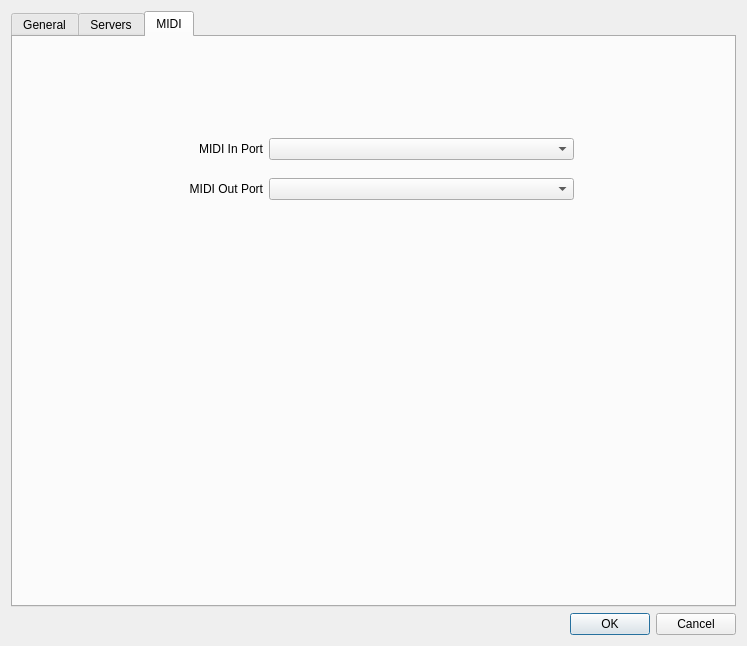
<?xml version="1.0" encoding="UTF-8"?>
<ui version="4.0">
 <class>SettingsDialog</class>
 <widget class="QDialog" name="SettingsDialog">
  <property name="geometry">
   <rect>
    <x>0</x>
    <y>0</y>
    <width>747</width>
    <height>646</height>
   </rect>
  </property>
  <property name="windowTitle">
   <string>Settings</string>
  </property>
  <property name="windowIcon">
   <iconset>
    <normalon>:/Images/extras_configure.png</normalon>
   </iconset>
  </property>
  <layout class="QVBoxLayout" name="verticalLayout_2">
   <item>
    <widget class="QTabWidget" name="tabWidgetSettings">
     <property name="enabled">
      <bool>true</bool>
     </property>
     <property name="currentIndex">
      <number>2</number>
     </property>
     <widget class="QWidget" name="General">
      <property name="enabled">
       <bool>false</bool>
      </property>
      <attribute name="title">
       <string>General</string>
      </attribute>
     </widget>
     <widget class="QWidget" name="Servers">
      <attribute name="title">
       <string>Servers</string>
      </attribute>
      <widget class="QWidget" name="layoutWidget">
       <property name="geometry">
        <rect>
         <x>9</x>
         <y>9</y>
         <width>280</width>
         <height>78</height>
        </rect>
       </property>
       <layout class="QVBoxLayout" name="verticalLayout">
        <item>
         <layout class="QHBoxLayout" name="horizontalLayout_4">
          <item>
           <layout class="QVBoxLayout" name="fieldAddress">
            <item>
             <widget class="QLabel" name="labelAddress">
              <property name="text">
               <string>Address:</string>
              </property>
              <property name="alignment">
               <set>Qt::AlignLeading|Qt::AlignLeft|Qt::AlignTop</set>
              </property>
             </widget>
            </item>
            <item>
             <widget class="QLineEdit" name="edtHost">
              <property name="text">
               <string>127.0.0.1</string>
              </property>
             </widget>
            </item>
           </layout>
          </item>
          <item>
           <layout class="QVBoxLayout" name="fieldPort">
            <item>
             <widget class="QLabel" name="labelPort">
              <property name="text">
               <string>Port:</string>
              </property>
              <property name="alignment">
               <set>Qt::AlignLeading|Qt::AlignLeft|Qt::AlignTop</set>
              </property>
             </widget>
            </item>
            <item>
             <widget class="QLineEdit" name="edtPort">
              <property name="text">
               <string>5250</string>
              </property>
             </widget>
            </item>
           </layout>
          </item>
         </layout>
        </item>
        <item>
         <widget class="QCheckBox" name="chkAutoConnect">
          <property name="text">
           <string>Connect automatically</string>
          </property>
         </widget>
        </item>
       </layout>
      </widget>
      <widget class="QTreeWidget" name="treeWidgetDevice">
       <property name="geometry">
        <rect>
         <x>80</x>
         <y>100</y>
         <width>551</width>
         <height>381</height>
        </rect>
       </property>
       <column>
        <property name="text">
         <string>Id</string>
        </property>
       </column>
       <column>
        <property name="text">
         <string>Icon</string>
        </property>
       </column>
       <column>
        <property name="text">
         <string>Name</string>
        </property>
       </column>
       <column>
        <property name="text">
         <string>Address</string>
        </property>
       </column>
       <column>
        <property name="text">
         <string>Port</string>
        </property>
       </column>
       <column>
        <property name="text">
         <string>Description</string>
        </property>
       </column>
       <column>
        <property name="text">
         <string>Username</string>
        </property>
       </column>
       <column>
        <property name="text">
         <string>Password</string>
        </property>
       </column>
       <column>
        <property name="text">
         <string>Version</string>
        </property>
       </column>
       <column>
        <property name="text">
         <string>Shadow</string>
        </property>
       </column>
       <column>
        <property name="text">
         <string>Channels</string>
        </property>
       </column>
       <column>
        <property name="text">
         <string>Channel Formats</string>
        </property>
       </column>
       <column>
        <property name="text">
         <string>Preview Channel</string>
        </property>
       </column>
       <column>
        <property name="text">
         <string>Locked Channel</string>
        </property>
       </column>
      </widget>
      <widget class="QToolButton" name="toolButtonAddDevice">
       <property name="geometry">
        <rect>
         <x>80</x>
         <y>510</y>
         <width>33</width>
         <height>22</height>
        </rect>
       </property>
       <property name="minimumSize">
        <size>
         <width>33</width>
         <height>22</height>
        </size>
       </property>
       <property name="font">
        <font>
         <weight>75</weight>
         <bold>true</bold>
        </font>
       </property>
       <property name="toolTip">
        <string>Add CasparCG Server</string>
       </property>
       <property name="icon">
        <iconset>
         <normalon>:/Graphics/Images/Add.png</normalon>
        </iconset>
       </property>
      </widget>
      <widget class="QToolButton" name="toolButtonRemoveDevice">
       <property name="geometry">
        <rect>
         <x>120</x>
         <y>510</y>
         <width>33</width>
         <height>22</height>
        </rect>
       </property>
       <property name="minimumSize">
        <size>
         <width>33</width>
         <height>22</height>
        </size>
       </property>
       <property name="font">
        <font>
         <weight>75</weight>
         <bold>true</bold>
        </font>
       </property>
       <property name="toolTip">
        <string>Remove CasparCG Server</string>
       </property>
       <property name="icon">
        <iconset>
         <normalon>:/Graphics/Images/Remove.png</normalon>
        </iconset>
       </property>
      </widget>
     </widget>
     <widget class="QWidget" name="Midi">
      <attribute name="title">
       <string>MIDI</string>
      </attribute>
      <widget class="QWidget" name="layoutWidget_2">
       <property name="geometry">
        <rect>
         <x>150</x>
         <y>100</y>
         <width>411</width>
         <height>24</height>
        </rect>
       </property>
       <layout class="QHBoxLayout" name="inPortLayout">
        <item>
         <widget class="QLabel" name="inPortLabel">
          <property name="sizePolicy">
           <sizepolicy hsizetype="Fixed" vsizetype="Preferred">
            <horstretch>0</horstretch>
            <verstretch>0</verstretch>
           </sizepolicy>
          </property>
          <property name="minimumSize">
           <size>
            <width>100</width>
            <height>0</height>
           </size>
          </property>
          <property name="text">
           <string>MIDI In Port</string>
          </property>
          <property name="alignment">
           <set>Qt::AlignRight|Qt::AlignTrailing|Qt::AlignVCenter</set>
          </property>
         </widget>
        </item>
        <item>
         <widget class="QComboBox" name="inPortComboBox"/>
        </item>
       </layout>
      </widget>
      <widget class="QWidget" name="layoutWidget_3">
       <property name="geometry">
        <rect>
         <x>150</x>
         <y>140</y>
         <width>411</width>
         <height>24</height>
        </rect>
       </property>
       <layout class="QHBoxLayout" name="outPortLayout">
        <item>
         <widget class="QLabel" name="outPortLabel">
          <property name="sizePolicy">
           <sizepolicy hsizetype="Fixed" vsizetype="Preferred">
            <horstretch>0</horstretch>
            <verstretch>0</verstretch>
           </sizepolicy>
          </property>
          <property name="minimumSize">
           <size>
            <width>100</width>
            <height>0</height>
           </size>
          </property>
          <property name="text">
           <string>MIDI Out Port</string>
          </property>
          <property name="alignment">
           <set>Qt::AlignRight|Qt::AlignTrailing|Qt::AlignVCenter</set>
          </property>
         </widget>
        </item>
        <item>
         <widget class="QComboBox" name="outPortComboBox"/>
        </item>
       </layout>
      </widget>
     </widget>
    </widget>
   </item>
   <item>
    <widget class="QDialogButtonBox" name="buttonBox">
     <property name="orientation">
      <enum>Qt::Horizontal</enum>
     </property>
     <property name="standardButtons">
      <set>QDialogButtonBox::Cancel|QDialogButtonBox::Ok</set>
     </property>
    </widget>
   </item>
  </layout>
 </widget>
 <resources/>
 <connections>
  <connection>
   <sender>buttonBox</sender>
   <signal>accepted()</signal>
   <receiver>SettingsDialog</receiver>
   <slot>accept()</slot>
   <hints>
    <hint type="sourcelabel">
     <x>257</x>
     <y>636</y>
    </hint>
    <hint type="destinationlabel">
     <x>164</x>
     <y>626</y>
    </hint>
   </hints>
  </connection>
  <connection>
   <sender>buttonBox</sender>
   <signal>rejected()</signal>
   <receiver>SettingsDialog</receiver>
   <slot>reject()</slot>
   <hints>
    <hint type="sourcelabel">
     <x>325</x>
     <y>636</y>
    </hint>
    <hint type="destinationlabel">
     <x>412</x>
     <y>625</y>
    </hint>
   </hints>
  </connection>
  <connection>
   <sender>toolButtonAddDevice</sender>
   <signal>clicked()</signal>
   <receiver>SettingsDialog</receiver>
   <slot>showAddDeviceDialog()</slot>
   <hints>
    <hint type="sourcelabel">
     <x>113</x>
     <y>551</y>
    </hint>
    <hint type="destinationlabel">
     <x>154</x>
     <y>578</y>
    </hint>
   </hints>
  </connection>
  <connection>
   <sender>toolButtonRemoveDevice</sender>
   <signal>clicked()</signal>
   <receiver>SettingsDialog</receiver>
   <slot>removeDevice()</slot>
   <hints>
    <hint type="sourcelabel">
     <x>147</x>
     <y>551</y>
    </hint>
    <hint type="destinationlabel">
     <x>175</x>
     <y>524</y>
    </hint>
   </hints>
  </connection>
  <connection>
   <sender>treeWidgetDevice</sender>
   <signal>itemDoubleClicked(QTreeWidgetItem*,int)</signal>
   <receiver>SettingsDialog</receiver>
   <slot>deviceItemDoubleClicked(QTreeWidgetItem*,int)</slot>
   <hints>
    <hint type="sourcelabel">
     <x>520</x>
     <y>311</y>
    </hint>
    <hint type="destinationlabel">
     <x>741</x>
     <y>319</y>
    </hint>
   </hints>
  </connection>
 </connections>
 <slots>
  <slot>showAddDeviceDialog()</slot>
  <slot>removeDevice()</slot>
  <slot>deviceItemDoubleClicked(QTreeWidgetItem*,int)</slot>
 </slots>
</ui>
